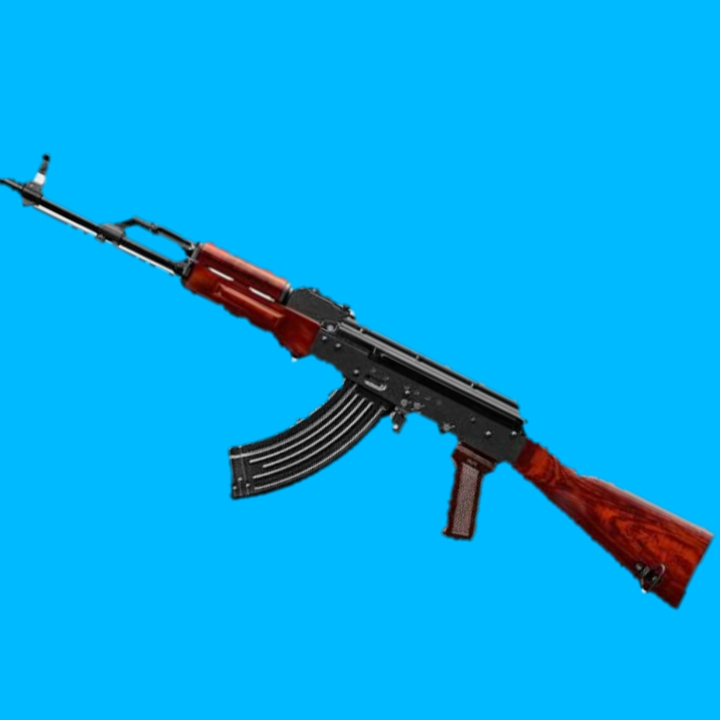
#> input picture assets/akm.png, 1440 x 1440 px (shown at 1/2 size); its folder holds only this picture in this run
$ python compress_assets.py
#> lines starting #> are read from the running program, lines starting #| are printed output that depends on the picture
"""Resize all client asset images to 512x512, in place.

- Skips safe.png (any directory).
- Preserves filenames so no code changes are needed.
- Uses high-quality Lanczos resampling.
- For PNGs, re-saves with optimize=True to compress.
"""
from pathlib import Path
from PIL import Image

ASSETS_DIR = Path(__file__).parent / "client" / "assets"
TARGET_SIZE = (512, 512)
SKIP_NAMES = {"safe.png"}
EXTS = {".png", ".jpg", ".jpeg", ".webp"}


def process(path: Path) -> None:
    try:
        with Image.open(path) as img:
#> img is the input picture: PIL image 1440x1440 RGB; mean R, G, B 7.2, 172.7, 234.9
            img.load()
            fmt = img.format
#> fmt = 'JPEG'
            if img.size == TARGET_SIZE:
                # Still re-save PNGs with optimize to shrink file size.
                if fmt == "PNG":
                    img.save(path, format="PNG", optimize=True)
                    print(f"optimized   {path.relative_to(ASSETS_DIR)}")
                else:
                    print(f"skip (size) {path.relative_to(ASSETS_DIR)}")
                return
            mode = img.mode
#> mode = 'RGB'
            resized = img.resize(TARGET_SIZE, Image.LANCZOS)
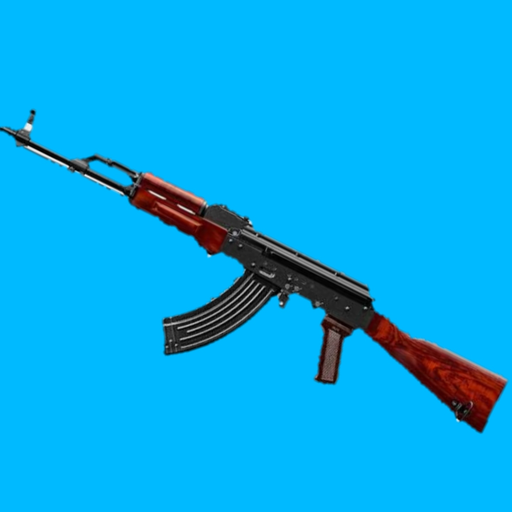
#> resized: PIL image 512x512 RGB; mean R, G, B 7.2, 172.7, 234.9
            if fmt == "PNG":
                if mode not in ("RGBA", "RGB", "LA", "L", "P"):
                    resized = resized.convert("RGBA")
                resized.save(path, format="PNG", optimize=True)
            elif fmt in ("JPEG", "JPG"):
                if resized.mode != "RGB":
                    resized = resized.convert("RGB")
                resized.save(path, format="JPEG", quality=88, optimize=True)
            elif fmt == "WEBP":
                resized.save(path, format="WEBP", quality=88, method=6)
            else:
                resized.save(path)
            print(f"resized     {path.relative_to(ASSETS_DIR)}  ({img.size[0]}x{img.size[1]} -> 512x512)")
    except Exception as e:
#> (the run stopped early here; a loop or call above may not have finished)
